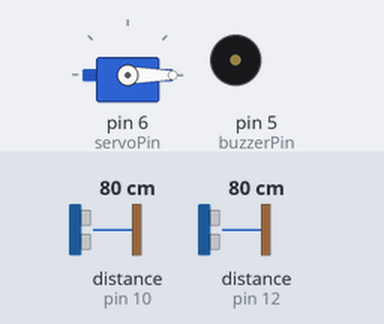
The sketch below on a simulated Arduino Uno, built with avr-gcc and run on an emulated ATmega328P. Shown: servo, buzzer (waves = sounding). Wiring (inferred from the names in the program): 2 × ultrasonic range finder: trigger pin 9, echo pin 10 / trigger pin 11, echo pin 12. Inputs (shaded band) come from the test bench; at power-on: distance to the obstacle (sensors on pin 12, pin 10) 80 cm. The echo pulse lasts 58.3 µs per cm; what the sketch prints to the serial monitor is not drawn.

Above: at 1.8 s.
1.9 s: distance to the obstacle (sensor on pin 12) set to 10 cm
3.4 s: distance to the obstacle (sensor on pin 12) set to 7 cm
At 7.4 s:
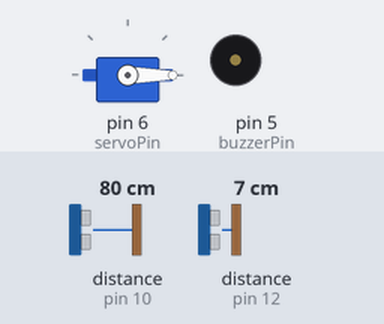
7.5 s: distance to the obstacle (sensor on pin 12) set to 250 cm
At 8.2 s:
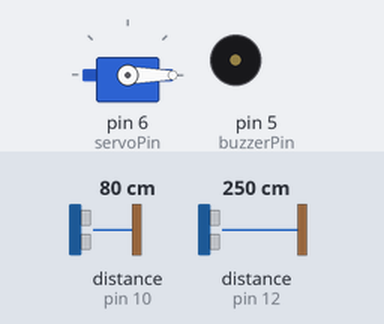
9.0 s: distance to the obstacle (sensor on pin 10) set to 23 cm
10.8 s: distance to the obstacle (sensor on pin 10) set to 18 cm
At 12.7 s:
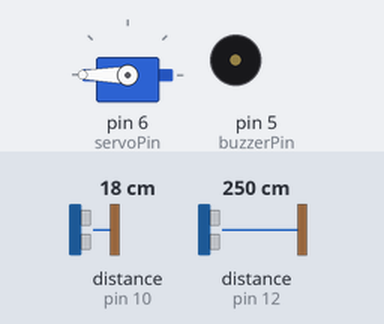
Timing chart, 0 to 14.1 s (numbered marks = the images above; inputs shaded):
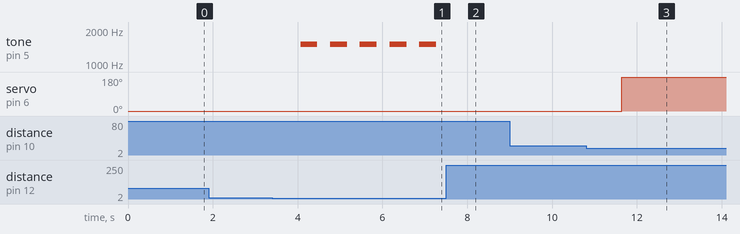

The sketch:

automatic_dustbin_operator_full_detection_arduino_project.ino
```cpp
#include <Servo.h>

Servo servoMotor;

// Outside Ultrasonic Sensor (for hand detection)
const int trigPin1 = 9;
const int echoPin1 = 10;

// Inside Ultrasonic Sensor (for trash level)
const int trigPin2 = 11;
const int echoPin2 = 12;

// Servo Pin
const int servoPin = 6;

// Buzzer Pin
const int buzzerPin = 5;

long duration;
int distance1;
int distance2;

// ---------------- SETTINGS ----------------
const int detectRange = 20;     // cm, hand detection range
const int holdTime = 4000;      // ms, how long to keep lid open
const int binFullLevel = 8;     // cm, distance from sensor to trash (tune based on bin size)

// Servo Angles )
const int openAngle = 365;      // angle for lid fully open
const int closeAngle = 0;      // angle for lid closed
const int servoDelay = 900;     // ms, time for servo to reach position
// const int servoDelay1 = 2000;
// ------------------------------------------

void setup() {
  pinMode(trigPin1, OUTPUT);
  pinMode(echoPin1, INPUT);

  pinMode(trigPin2, OUTPUT);
  pinMode(echoPin2, INPUT);

  pinMode(buzzerPin, OUTPUT);

  servoMotor.attach(servoPin);
  servoMotor.write(closeAngle);   // start with lid closed

  Serial.begin(9600);
  Serial.println("Smart Dustbin with Full Detection Ready...");
}

// Function to measure distance
int getDistance(int trig, int echo) {
  digitalWrite(trig, LOW);
  delayMicroseconds(2);
  digitalWrite(trig, HIGH);
  delayMicroseconds(10);
  digitalWrite(trig, LOW);

  long dur = pulseIn(echo, HIGH, 20000); // timeout 20ms
  int dist = dur * 0.034 / 2;
  return dist;
}

// Function for beeps
void beep(int times, int freq = 1500, int duration = 200, int gap = 200) {
  for (int i = 0; i < times; i++) {
    tone(buzzerPin, freq, duration);
    delay(duration + gap);
    noTone(buzzerPin);
  }
}

void loop() {
  // Measure hand detection
  distance1 = getDistance(trigPin1, echoPin1);

  // Measure trash level
  distance2 = getDistance(trigPin2, echoPin2);

  Serial.print("Hand Distance: ");
  Serial.print(distance1);
  Serial.print(" cm | Trash Level Distance: ");
  Serial.print(distance2);
  Serial.println(" cm");

  // 🚨 Check if bin is full
  if (distance2 > 0 && distance2 < binFullLevel) {
    // servoMotor.write(openAngle);
    // delay(servoDelay1);
    Serial.println("⚠️ BIN FULL!");
    beep(5, 1500, 400, 300);   // Double beep at higher pitch
    delay(1000);               // small pause before rechecking
    return; // Skip opening lid if full
  }

  // ✋ Check for hand detection
  if (distance1 > 0 && distance1 < detectRange) {
    // Open lid
    servoMotor.write(openAngle);
    delay(servoDelay);
    Serial.println("Lid Opened");

    delay(holdTime);

    // Close lid
    servoMotor.write(closeAngle);
    delay(servoDelay);
    Serial.println("Lid Closed");

    // ✅ Single beep when closing
    beep(1, 1500, 400, 300);

    delay(1000); // pause before next detection
  }

  delay(1000);
}
```

Measured:
- the behaviour switches between 9 and 8 cm on distance to the obstacle (sensor on pin 12) (found by bisection; images 0 and 1)
- the behaviour switches between 21 and 20 cm on distance to the obstacle (sensor on pin 10) (found by bisection; images 2 and 3)
- after the input at 1.9 s, every drawn part: stays the same
- after the input at 3.4 s, tone on pin 5 (buzzerPin): alternates 1500 Hz for 0.40 s and silent for 0.30 s, starting after 0.67 s
- after the input at 7.5 s, tone on pin 5 (buzzerPin): stays silent (without the input it goes to 1500 Hz after 1.1 s)
- after the input at 9.0 s, every drawn part: stays the same
- after the input at 10.8 s, servo on pin 6 (servoPin): 0° → 180° after 0.84 s
